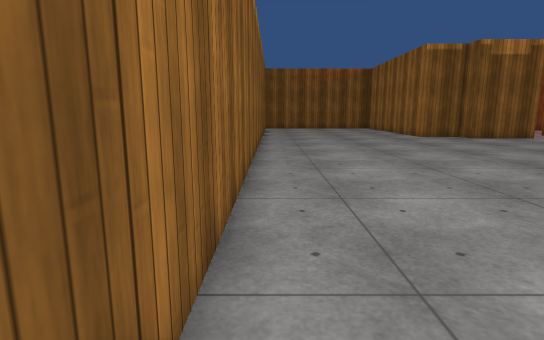
View 1 (above)

20 first-person views from a walk through a scene from a Unity 3-D project. The camera is 1.2 m above the floor, tilts 10° down and sees 80° across. The floor is counted in squares, 1 m on a side. Each view is taken from the middle of a square. On the plan, view 1 faces up. The plan holds only what a view shows up to about 14 squares ahead; the rest is blank. The place goes on beyond the plan. Some animated figures are left out. Surface patterns are stand-ins for the level's own textures.

View 2
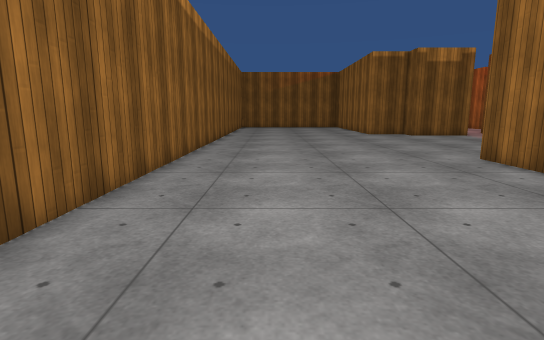

View 3
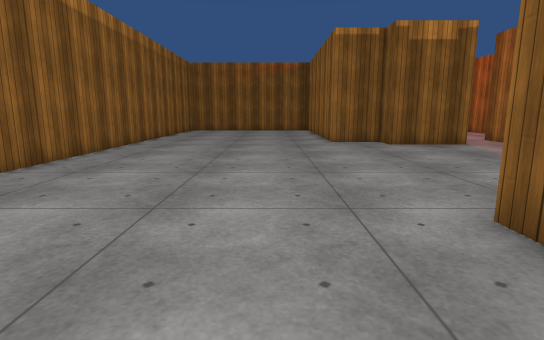

View 4
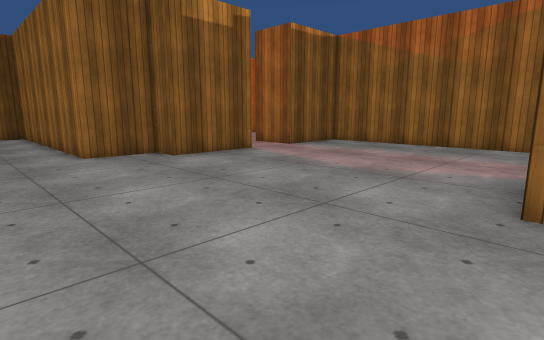

View 5
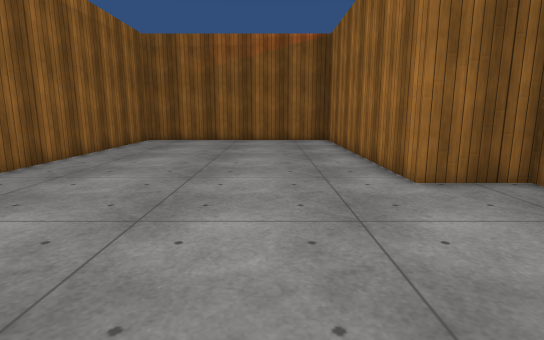

View 6
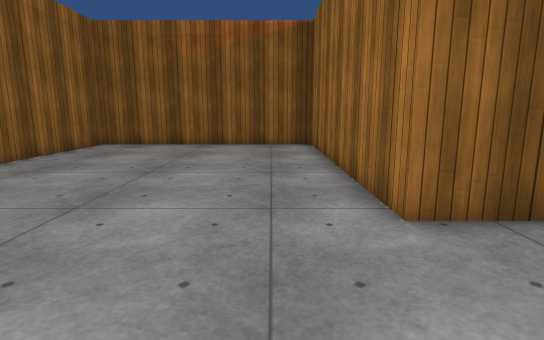

View 7
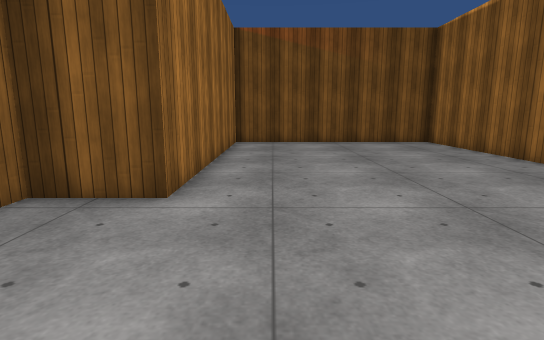

View 8
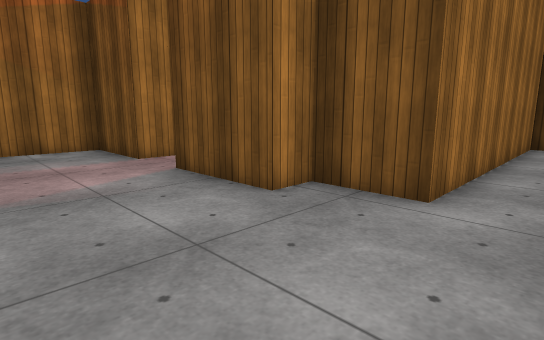

View 9
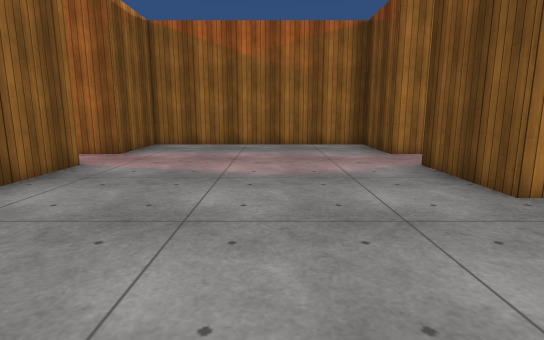

View 10
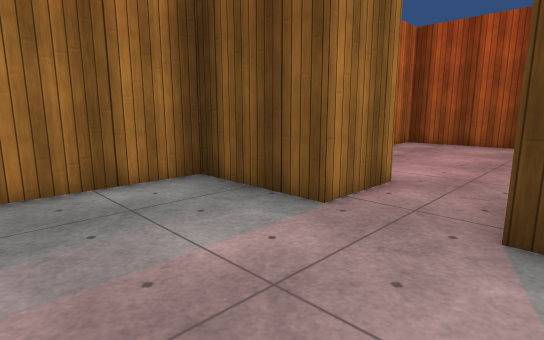

View 11
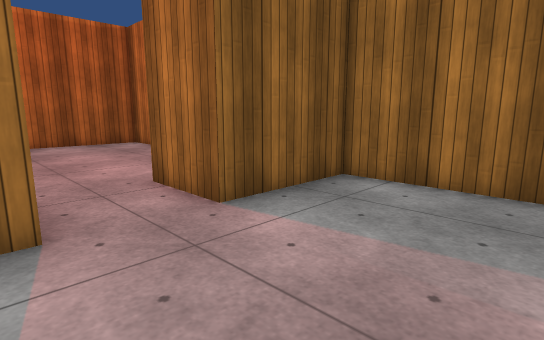

View 12
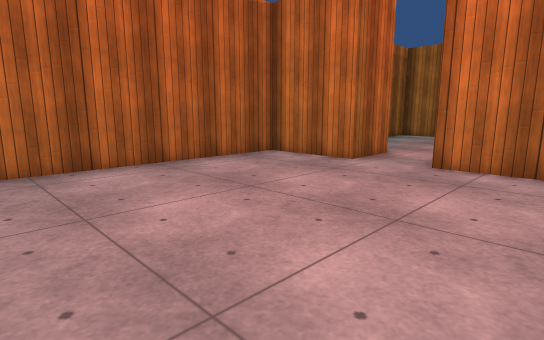

View 13
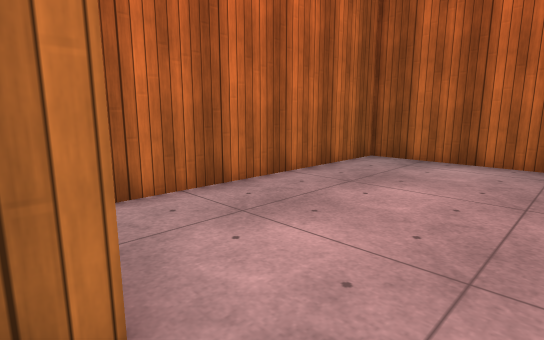

View 14
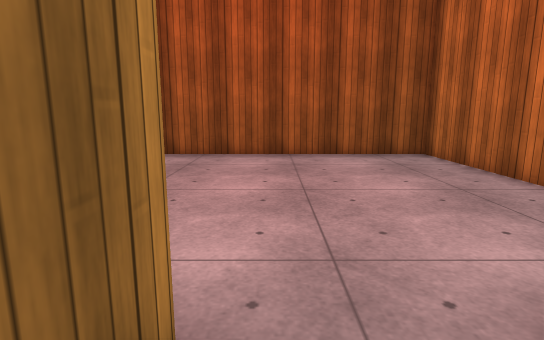

View 15
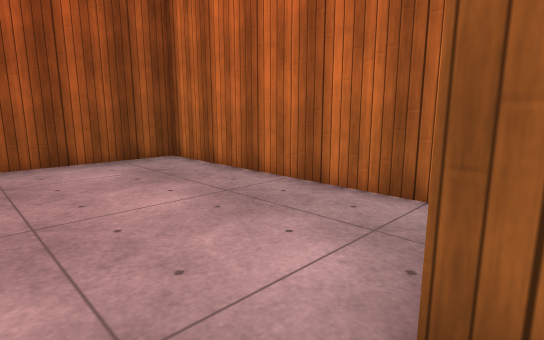

View 16
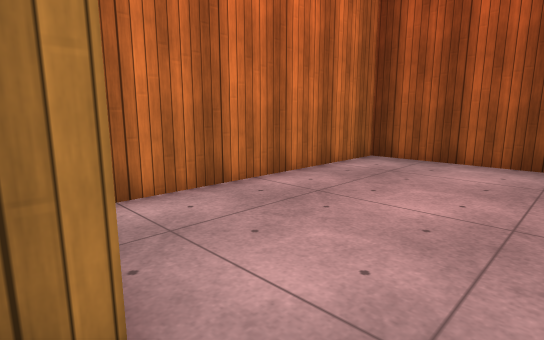

View 17
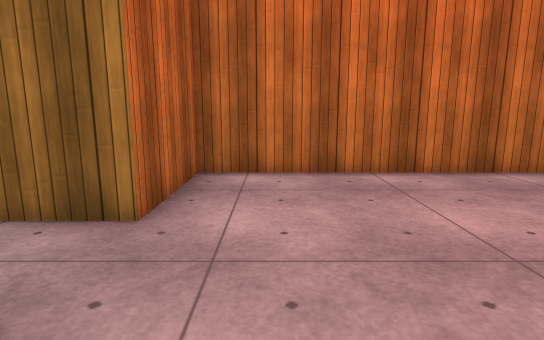

View 18
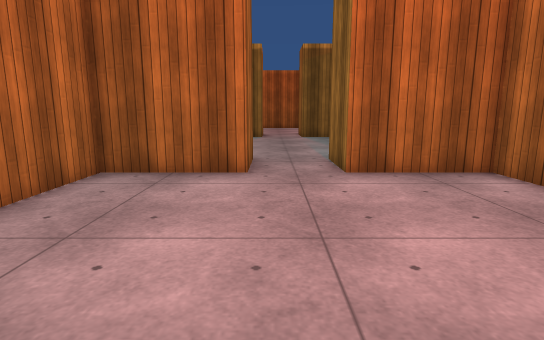

View 19
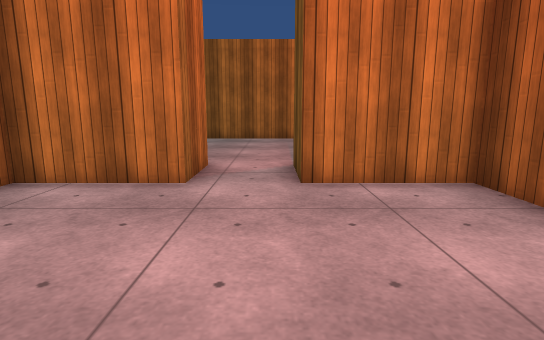

View 20
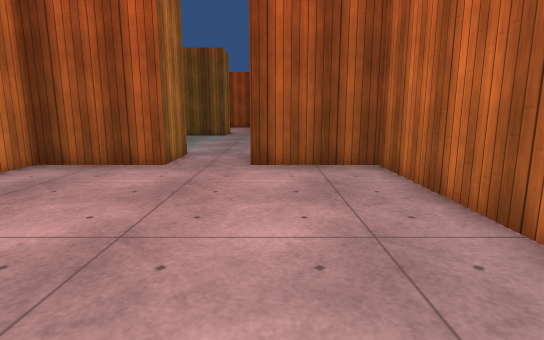

### Floor plan
Points are (right, up) in squares from view 1. A wall is a line through its corners. A room is listed if a view was taken in it or the views show most of it. See-through windows are left out.
Room 1 (views 1, 2, 3, 4, 5, 6, 7, 8, 9, 10, 11)
walls: (12.6, 15.5) (9.5, 15.5) (9.5, 16.5) (7.5, 16.5) (7.5, 25.5) (-0.5, 25.5) (-0.5, -2.5) (7.5, -2.5) (7.5, 6.5) (9.5, 6.5) (9.5, 7.5) (12.5, 7.5); (14.5, 7.5) (17.5, 7.5) (17.5, 15.5) (14.5, 15.5)
ways out: opening at (13.5, 16.5) to room 2; opening at (13.5, 6.5) to room 3
Room 2 (views 12, 13, 19, 20)
walls: (17.5, 22.5) (17.5, 25.5) (9.5, 25.5) (9.5, 17.5) (12.5, 17.5) (12.5, 17); (14.5, 15.5) (14.5, 17.5) (17.5, 17.5) (17.5, 20.5)
ways out: opening at (13.5, 16.5) to room 1; opening at (18.5, 21.5)
Room 3 (views 14, 15, 16, 17, 18)
walls: (12.5, 7.5) (12.5, 5.5) (9.5, 5.5) (9.5, -2.5) (17.5, -2.5) (17.5, 5.5) (14.5, 5.5) (14.5, 7.5)
ways out: opening at (13.5, 6.5) to room 1

Positions as (right, up) in squares from view 1, and headings:
1: (0, 0), facing up
2: (2, -2), facing up
3: (5, 3), facing up
4: (5, 7), facing up-right
5: (5, 11), facing up
6: (6, 13), facing up
7: (6, 11), facing down
8: (6, 11), facing down-right
9: (5, 11), facing right
10: (12, 11), facing down-right
11: (12, 12), facing up-right
12: (10, 18), facing up-right
13: (14, 17), facing up-left
14: (14, 7), facing down
15: (14, 6), facing down-left
16: (13, 6), facing down-right
17: (11, 4), facing right
18: (13, -1), facing up
19: (12, 21), facing right
20: (12, 25), facing down
